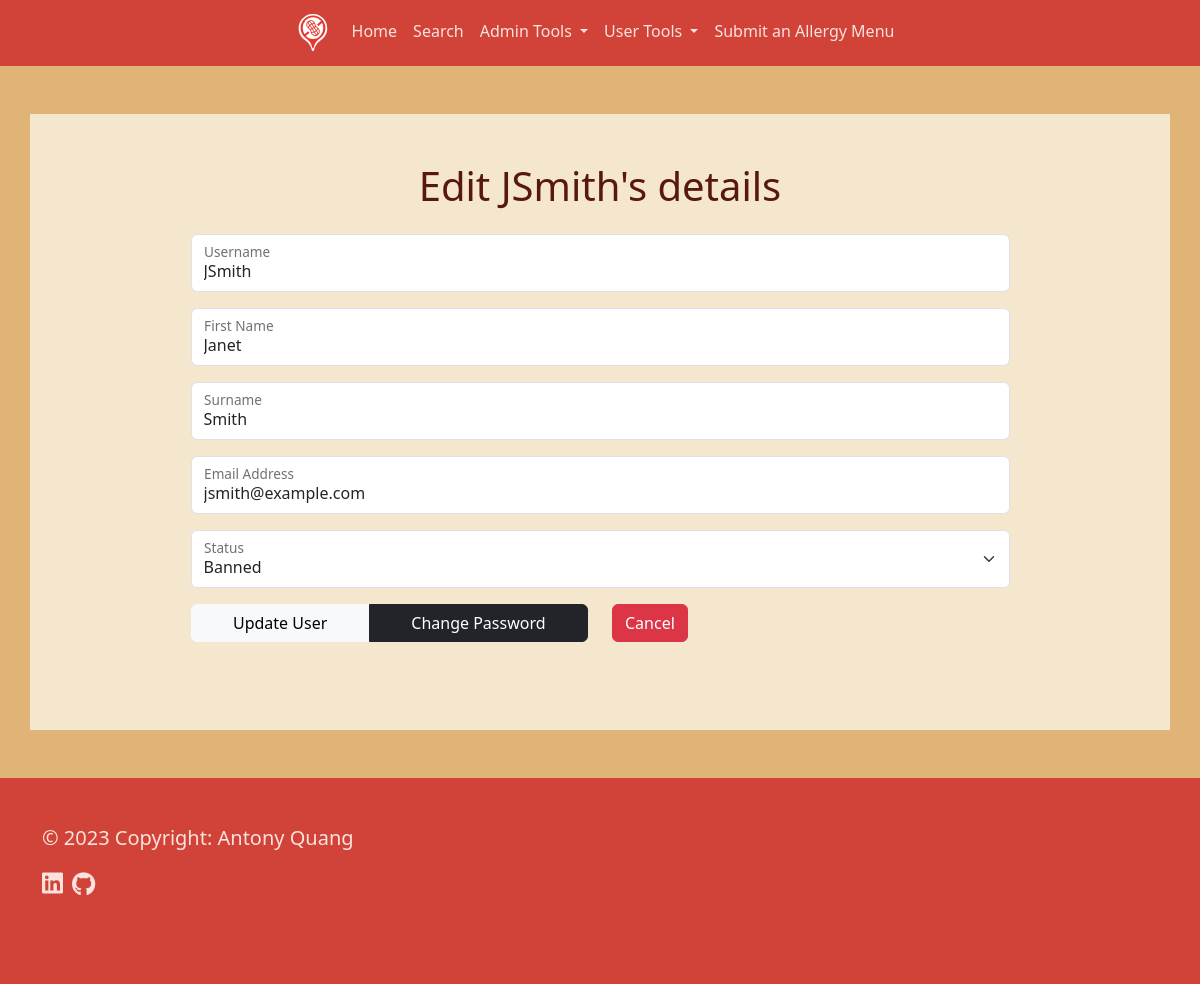
The page /admin/edit/users/2 (signed in) on the database its author committed.
### application/models.py (models this page shows, shortened)
class User(db.Model, UserMixin):
    __tablename__ = "users"
    id = db.Column(db.Integer, primary_key=True)
    user_type = db.Column(db.String(), default="User", nullable=False)
    username = db.Column(db.String(30), unique=True, nullable=False)
    first_name = db.Column(db.String(50), unique=False, nullable=False)
    surname = db.Column(db.String(50), unique=False, nullable=False)
    password = db.Column(db.String(180), unique=False, nullable=False)
    email = db.Column(db.String(180), unique=True, nullable=False)
    start_datetime = db.Column(db.DateTime, nullable=False)
    updated_datetime = db.Column(db.DateTime)
    favourites = db.relationship("Restaurant", secondary=user_restaurant, backref="fans")
    reports = db.relationship("Report", back_populates="parent_user")

### application/admin/routes.py (the view, shortened to what this page needs)
@bp.route("/edit/users/<int:user_id>", methods=["GET", "POST"])
@login_required
def edit_user(user_id):
    if current_user.user_type != "Admin":
        flash("You do not have access to this page.")
        return redirect(url_for('public.home'))
    user_form = AdminEditUserForm()
    user = User.query.get_or_404(user_id)
    user_form.user_type.default = user.user_type
    user_form.process()
    print(user_form.errors)
    return render_template("admin/edit_user.html", user_form=user_form, user=user)

### application/admin/admin_forms.py
class AdminEditUserForm(FlaskForm):
    username = StringField("Username", [validators.Length(min=4, max=30), validators.DataRequired()])
    first_name = StringField("First Name", [validators.Length(min=3, max=50), validators.DataRequired()])
    surname = StringField("Surname", [validators.Length(min=3, max=50), validators.DataRequired()])
    email = EmailField("Email Address", [validators.Length(min=6, max=180), validators.Email()])
    user_type = SelectField("Status",
                            choices=[("User", "User"), ("Admin", "Admin"), ("Banned", "Banned")])
    update = SubmitField("Update User")

### application/models.py (called while the page is built)
@login_manager.user_loader
def user_loader(user_id):
    return User.query.get(user_id)

### application/templates/admin/edit_user.html (shortened to what this page needs)
{% extends "header.html" %}
{% block content %}
<div class="fluid-container orange-section py-5">
<div class="container py-5 neutral-section">
    <div class="row">
        <div class="col text-center  mb-3">
            <h1>Edit {{ user.username }}'s details</h1>
        </div>
    </div>
    <div class="row mx-auto">
        <div class="col">
            <form method="POST" action="{{ url_for('admin.edit_user', user_id=user.id) }}" class="w-75 mx-auto">
                <div class="form-floating mb-3">
                    {{ user_form.username(class="form-control", id="floatingUsername", value=user.username) }}
                    {{ user_form.username.label(for="floatingUsername") }}
                </div>
                <div class="form-floating mb-3">
                    {{ user_form.first_name(class="form-control", id="floatingFirstname", value=user.first_name) }}
                    {{ user_form.first_name.label(for="floatingFirstname") }}
                </div>
                <div class="form-floating mb-3">
                    {{ user_form.surname(class="form-control", id="floatingSurname", value=user.surname) }}
                    {{ user_form.surname.label(for="floatingSurname") }}
                </div>
                <div class="form-floating mb-3">
                    {{ user_form.email(class="form-control", id="floatingEmail", value=user.email) }}
                    {{ user_form.email.label(for="floatingEmail") }}
                </div>
                <div class="form-floating mb-3">
                    {{ user_form.user_type(class="form-select", id="floatingUsertype", value=user.user_type)  }}
                    {{ user_form.user_type.label(for="floatingUsertype") }}
                </div>
                <div class="mb-3 row">
                    <div class="col btn-group mx-auto mb-4">
                     {{ user_form.update(class="btn btn-light") }}
                        <a class="btn btn-dark" href="{{ url_for('admin.edit_password', user_id=user.id) }}">Change Password</a>
                    </div>
                    <div class="col">
                        <a class="btn btn-danger" href="{{ url_for('admin.user_database') }}">Cancel</a>
                    </div>
                </div>
            </form>
        </div>
    </div>
</div>
</div>
{% endblock %}

### application/static/css/styles.css (style rules this page uses)
html { min-height: 100%; min-width: 100%; overflow-y: scroll; }
body { background-color: #d14338; scroll-behavior: smooth; min-height: 100%; }
.orange-section { background: #E0B477; color: #e4f5f0; }
.neutral-section { color: #57180f; background: #f5e7ce; }

### rows shown on the page
User: username "JSmith", first_name "Janet", surname "Smith", email "jsmith@example.com", user_type "Banned"
